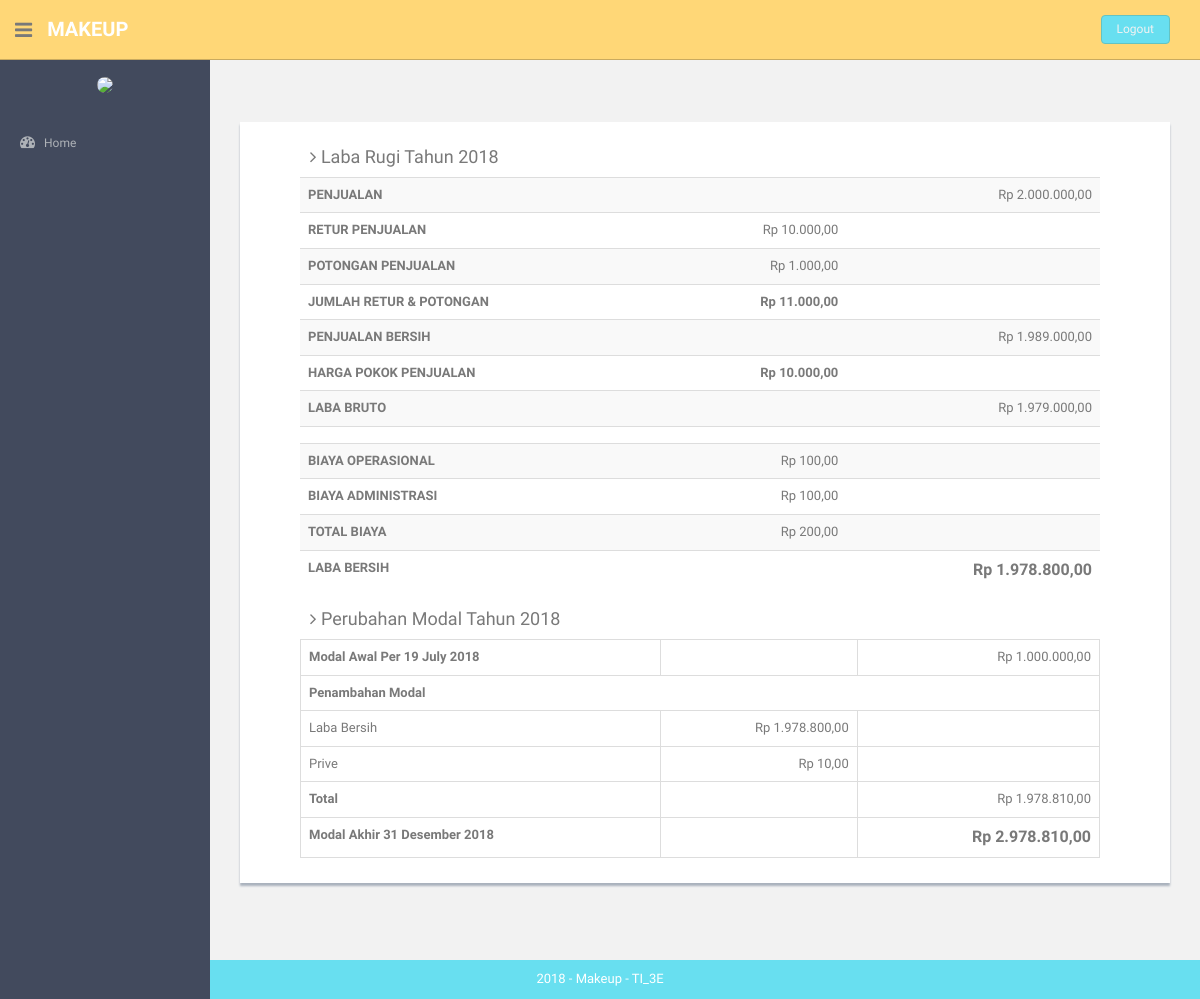
Page /index.php/labarugi/detail/7 on the earlier database version.
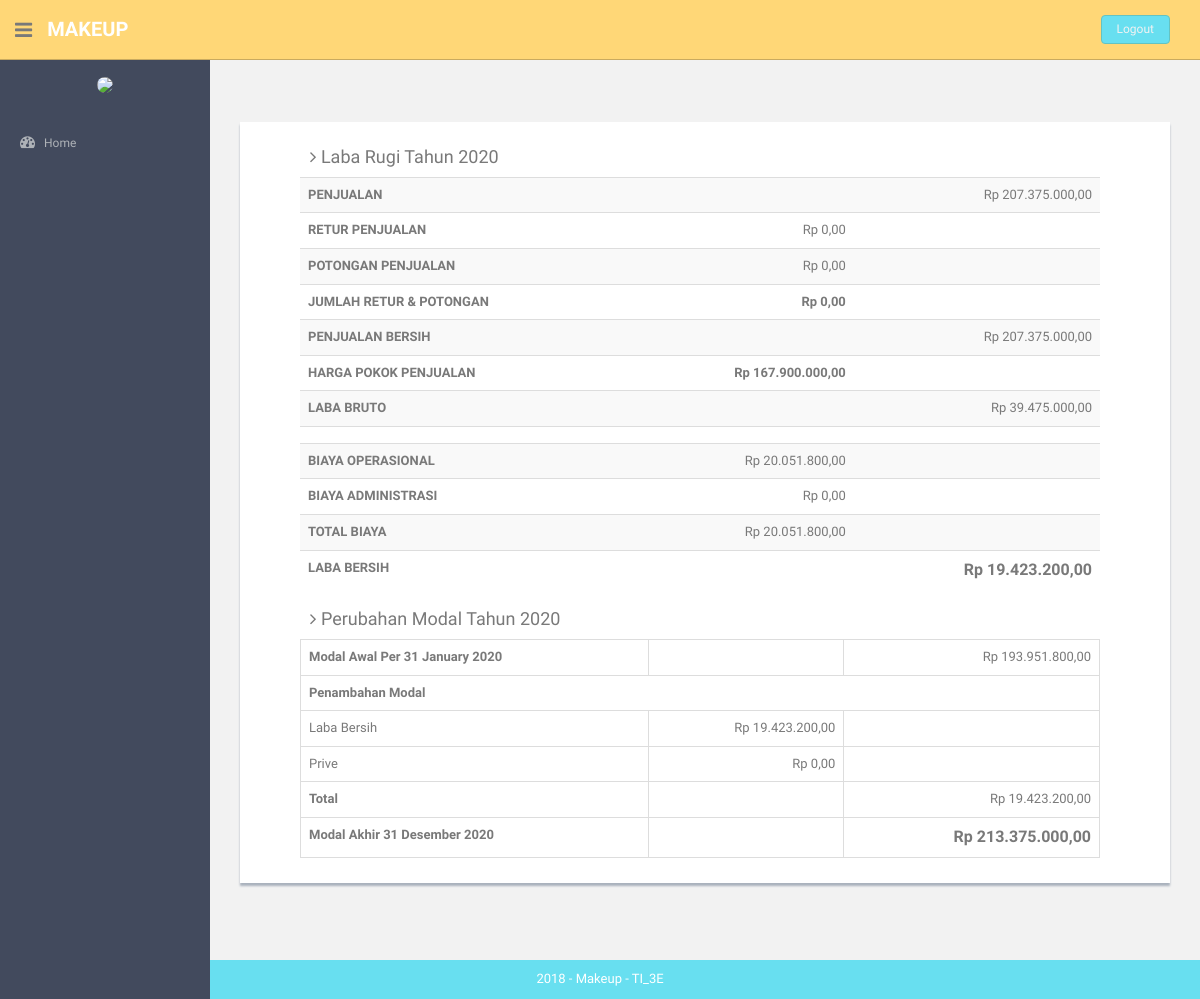
Same page on the later database version.
### tables this page shows
CREATE TABLE IF NOT EXISTS `labarugi` (
  `id_labarugi` int(11) NOT NULL,
  `id_user` int(11) NOT NULL,
  `penjualan` int(11) NOT NULL,
  `retur_penjualan` int(11) NOT NULL,
  `potongan_penjualan` int(11) NOT NULL,
  `jml_retur_potongan_penjualan` int(11) NOT NULL,
  `penjualan_bersih` int(11) NOT NULL,
  `harga_pokok_penjualan` int(11) NOT NULL,
  `laba_bruto` int(11) NOT NULL,
  `biaya_operasional` int(11) NOT NULL,
  `biaya_adm_umum` int(11) NOT NULL,
  `total_biaya` int(11) NOT NULL,
  `laba_usaha_bersih` int(11) NOT NULL,
  `tanggal` date NOT NULL
);

CREATE TABLE IF NOT EXISTS `perubahan_modal` (
  `id_perubahan_modal` int(11) NOT NULL,
  `id_user` int(11) NOT NULL,
  `id_laba` int(11) NOT NULL,
  `modal_awal` int(11) NOT NULL,
  `prive` int(11) NOT NULL,
  `tanggal` date NOT NULL
);

### application/controllers/Labarugi.php (called while the page is built, shortened)
<?php
class Labarugi extends CI_Controller {
	public function __construct()
	{
		$this->load->helper('url','form');
		$this->load->library('form_validation');
		$this->load->model('labarugi_model');
		$this->load->model('user_model');
		$this->load->helper('html');
        $this->load->model('perubahanmodal_model');
		$this->load->library('image_lib');
	}
    public function detail($id)
    {
        $object['labarugi']=$this->labarugi_model->getLabarugi($id);
        $object['perubahan']=$this->perubahanmodal_model->getPerubahanModals($id);
        $object['user']=$this->user_model->getDataUser();
        $cek['status'] = array(
                'home'=>'',
                'hrd'=>'',
                'keuangan'=>'active',
                'produk'=>'',
                'pembelian'=>'',
                'pemasukan'=>'',
                'pengeluaran'=>'',
                'utang'=>'active',
                'cash_flow'=>'',
                'pemesanan'=>'',
                'pembayaran'=>'',
                'neraca'=>'',
                'admin'=>'',
                'gaji'=>'',
                'golongan'=>'',
                'absensi'=>'',
                'user'=>'',
                'barang'=>'',
                'supplier'=>'',
                'kategori'=>'',
                );
        $this->load->view('component/header',$cek);
        $this->load->view('labarugi/labarugi_detail',$object);
        $this->load->view('component/footer');
    }
}

### index.php (called while the page is built, shortened)
<?php
require_once BASEPATH.'core/CodeIgniter.php';

### application/models/Labarugi_model.php (called while the page is built, shortened)
<?php
class Labarugi_model extends CI_Model {
	public function getLabarugi($id)
	{
		$this->db->where('id_labarugi',$id);
		$query = $this->db->get('labarugi');
		return $query->result();
	}
}

### application/models/Perubahanmodal_model.php (called while the page is built, shortened)
<?php
class Perubahanmodal_model extends CI_Model {
	public function getPerubahanmodals($id)
	{
		$this->db->where('id_laba
			',$id);
		$query = $this->db->get('perubahan_modal');
		return $query->result();
	}
}

### application/views/labarugi/labarugi_detail.php (the view, shortened to what the changed rows need)
<?php
function rupiah($angka){
  $hasil_rupiah = "Rp " . number_format($angka,2,',','.');
  return $hasil_rupiah;
}
?><!-- **********************************************************************************************************************************************************
<section id="main-content">
  <section class="wrapper site-min-height">
    <br><br>
    <div class="col-md-12 mt">
      <div class="content-panel col-md-12" style="padding-left: 60px;padding-right: 70px;">
      <h4><i class="fa fa-angle-right"></i> Laba Rugi Tahun <?php foreach ($labarugi as $key) { echo date('Y',strtotime($key->tanggal));break; }?></h4>
        <table class="table table-striped">
        <tr>
          <td align="left"><B>PENJUALAN</B></td>
          <td align="right"></td>
          <td align="right"><?php echo rupiah($labarugi[0]->penjualan); ?></td>
        </tr>
        <tr>
          <td align="left"><B>RETUR PENJUALAN</B></td>
          <td align="right"><?php echo rupiah($labarugi[0]->retur_penjualan); ?></td>
          <td align="right"></td>
        </tr>
        <tr>
          <td align="left"><B>POTONGAN PENJUALAN</B></td>
          <td align="right"><?php echo rupiah($labarugi[0]->potongan_penjualan); ?></td>
          <td align="right"></td>
        </tr>
        <tr>
          <td align="right"><B><?php echo rupiah($labarugi[0]->jml_retur_potongan_penjualan); ?></B></td>
        </tr>
        <tr>
          <td align="left"><B>PENJUALAN BERSIH</B></td>
          <td align="right"></td>
          <td align="right"><?php echo rupiah($labarugi[0]->penjualan_bersih); ?></td>
        </tr>
        <tr>
          <td align="right"><b><?php echo rupiah($labarugi[0]->harga_pokok_penjualan); ?></b></td>
        </tr>
        <tr>
          <td align="left"><B>LABA BRUTO</B></td>
          <td align="right"></td>
          <td align="right"><?php echo rupiah($labarugi[0]->laba_bruto); ?></td>
        </tr>
        <tr>
        </tr>
        <tr>
          <td align="left"><B>BIAYA OPERASIONAL</B></td>
          <td align="right"><?php echo rupiah($labarugi[0]->biaya_operasional); ?></td>
          <td align="right"></td>
        </tr>
        <tr>
          <td align="left"><B>BIAYA ADMINISTRASI</B></td>
          <td align="right"><?php echo rupiah($labarugi[0]->biaya_adm_umum); ?></td>
          <td align="right"></td>
        </tr>
        <tr>
          <td align="left"><B>TOTAL BIAYA</B></td>
          <td align="right"><?php echo rupiah($labarugi[0]->total_biaya); ?></td>
          <td align="right"></td>
        </tr>
        <tr>
          <td align="right" style="font-size: 12pt"><b><?php echo rupiah($labarugi[0]->laba_usaha_bersih); ?></b></td>
        </tr>
      </table>
        <h4><i class="fa fa-angle-right"></i> Perubahan Modal Tahun <?php foreach ($labarugi as $key) { echo date('Y',strtotime($key->tanggal));break; }?></h4>
        <table class="table table-bordered">
        <tr>
          <td align="left"><B>Modal Awal Per <?php foreach ($labarugi as $key) { echo date('d F Y',strtotime($key->tanggal));break; }?></B></td>
          <td align="right"></td>
          <td align="right"><?php echo rupiah($perubahan[0]->modal_awal); ?></td>
        </tr>
        <tr>
        </tr>
        <tr>
          <td align="left">Laba Bersih</td>
          <td align="right"><?php echo rupiah($labarugi[0]->laba_usaha_bersih); ?></td>
          <td align="right"></td>
        </tr>
        <tr>
          <td align="left">Prive</td>
          <td align="right"><?php echo rupiah($perubahan[0]->prive); ?></td>
          <td align="right"></td>
        </tr>
        <tr>
          <td align="left"><b>Total</b></td>
          <td align="right"></td>
          <td align="right"><?php echo rupiah($perubahan[0]->prive+$labarugi[0]->laba_usaha_bersih); ?></td>
        </tr>
        <tr>
          <td align="left"><b>Modal Akhir 31 Desember <?php foreach ($labarugi as $key) { echo date('Y',strtotime($key->tanggal));break; }?></b></td>
          <td align="right" style="font-size: 12pt"><b><?php echo rupiah($perubahan[0]->prive+$labarugi[0]->laba_usaha_bersih+$perubahan[0]->modal_awal); ?></b></td>
        </tr>
      </table>
    </div>
    </section>
    </section>

Differences in the rows shown:
changed labarugi: tanggal "2018" → "2020"; penjualan "Rp 2.000.000,00" → "Rp 207.375.000,00"; retur_penjualan "Rp 10.000,00" → "Rp 0,00"; potongan_penjualan "Rp 1.000,00" → "Rp 0,00"; jml_retur_potongan_penjualan "Rp 11.000,00" → "Rp 0,00"; penjualan_bersih "Rp 1.989.000,00" → "Rp 207.375.000,00"; harga_pokok_penjualan "Rp 10.000,00" → "Rp 167.900.000,00"; laba_bruto "Rp 1.979.000,00" → "Rp 39.475.000,00"; biaya_operasional "Rp 100,00" → "Rp 20.051.800,00"; biaya_adm_umum "Rp 100,00" → "Rp 0,00"; total_biaya "Rp 200,00" → "Rp 20.051.800,00"; laba_usaha_bersih "Rp 1.978.800,00" → "Rp 19.423.200,00"; tanggal "19 July 2018" → "31 January 2020"
changed perubahan_modal: modal_awal "Rp 1.000.000,00" → "Rp 193.951.800,00"; prive "Rp 10,00" → "Rp 0,00"; rupiah($perubahan[0]->prive+$labarugi[0]->laba_usaha_bersih) "Rp 1.978.810,00" → "Rp 19.423.200,00"; prive+modal_awal "Rp 2.978.810,00" → "Rp 213.375.000,00"
